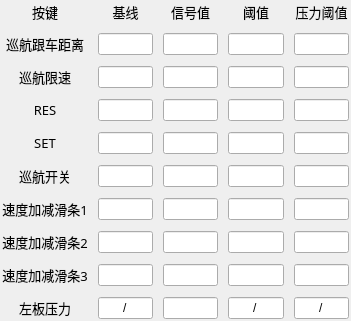
     <widget class="QWidget" name="gridLayoutWidget_3">
      <property name="geometry">
       <rect>
        <x>20</x>
        <y>220</y>
        <width>351</width>
        <height>302</height>
       </rect>
      </property>
      <layout class="QGridLayout" name="gridLayout_4" rowstretch="1,0,0,0,0,0,0,0,0,0" columnstretch="1,0,0,0,0">
       <property name="leftMargin">
        <number>2</number>
       </property>
       <property name="topMargin">
        <number>2</number>
       </property>
       <property name="rightMargin">
        <number>2</number>
       </property>
       <property name="bottomMargin">
        <number>2</number>
       </property>
       <property name="horizontalSpacing">
        <number>10</number>
       </property>
       <property name="verticalSpacing">
        <number>11</number>
       </property>
       <item row="3" column="1">
        <widget class="QLineEdit" name="lineEdit_91">
         <property name="maximumSize">
          <size>
           <width>60</width>
           <height>16777215</height>
          </size>
         </property>
         <property name="alignment">
          <set>Qt::AlignCenter</set>
         </property>
         <property name="readOnly">
          <bool>true</bool>
         </property>
        </widget>
       </item>
       <item row="5" column="2">
        <widget class="QLineEdit" name="lineEdit_86">
         <property name="maximumSize">
          <size>
           <width>60</width>
           <height>16777215</height>
          </size>
         </property>
         <property name="alignment">
          <set>Qt::AlignCenter</set>
         </property>
         <property name="readOnly">
          <bool>true</bool>
         </property>
        </widget>
       </item>
       <item row="7" column="3">
        <widget class="QLineEdit" name="lineEdit_108">
         <property name="maximumSize">
          <size>
           <width>60</width>
           <height>16777215</height>
          </size>
         </property>
         <property name="inputMask">
          <string>00000</string>
         </property>
         <property name="alignment">
          <set>Qt::AlignCenter</set>
         </property>
        </widget>
       </item>
       <item row="4" column="2">
        <widget class="QLineEdit" name="lineEdit_92">
         <property name="maximumSize">
          <size>
           <width>60</width>
           <height>16777215</height>
          </size>
         </property>
         <property name="alignment">
          <set>Qt::AlignCenter</set>
         </property>
         <property name="readOnly">
          <bool>true</bool>
         </property>
        </widget>
       </item>
       <item row="9" column="2">
        <widget class="QLineEdit" name="lineEdit_99">
         <property name="maximumSize">
          <size>
           <width>60</width>
           <height>16777215</height>
          </size>
         </property>
         <property name="alignment">
          <set>Qt::AlignCenter</set>
         </property>
         <property name="readOnly">
          <bool>true</bool>
         </property>
        </widget>
       </item>
       <item row="3" column="0">
        <widget class="QLabel" name="label_56">
         <property name="font">
          <font>
           <family>微软雅黑</family>
           <pointsize>10</pointsize>
          </font>
         </property>
         <property name="text">
          <string>RES</string>
         </property>
         <property name="alignment">
          <set>Qt::AlignCenter</set>
         </property>
        </widget>
       </item>
       <item row="8" column="0">
        <widget class="QLabel" name="label_53">
         <property name="font">
          <font>
           <family>微软雅黑</family>
           <pointsize>10</pointsize>
          </font>
         </property>
         <property name="text">
          <string>速度加减滑条3</string>
         </property>
         <property name="alignment">
          <set>Qt::AlignCenter</set>
         </property>
        </widget>
       </item>
       <item row="0" column="3">
        <widget class="QLabel" name="label_60">
         <property name="font">
          <font>
           <family>微软雅黑</family>
           <pointsize>10</pointsize>
          </font>
         </property>
         <property name="text">
          <string>阈值</string>
         </property>
         <property name="alignment">
          <set>Qt::AlignCenter</set>
         </property>
        </widget>
       </item>
       <item row="8" column="2">
        <widget class="QLineEdit" name="lineEdit_82">
         <property name="maximumSize">
          <size>
           <width>60</width>
           <height>16777215</height>
          </size>
         </property>
         <property name="alignment">
          <set>Qt::AlignCenter</set>
         </property>
         <property name="readOnly">
          <bool>true</bool>
         </property>
        </widget>
       </item>
       <item row="1" column="0">
        <widget class="QLabel" name="label_49">
         <property name="font">
          <font>
           <family>微软雅黑</family>
           <pointsize>10</pointsize>
          </font>
         </property>
         <property name="text">
          <string>巡航跟车距离</string>
         </property>
         <property name="alignment">
          <set>Qt::AlignCenter</set>
         </property>
        </widget>
       </item>
       <item row="6" column="2">
        <widget class="QLineEdit" name="lineEdit_90">
         <property name="maximumSize">
          <size>
           <width>60</width>
           <height>16777215</height>
          </size>
         </property>
         <property name="alignment">
          <set>Qt::AlignCenter</set>
         </property>
         <property name="readOnly">
          <bool>true</bool>
         </property>
        </widget>
       </item>
       <item row="0" column="0">
        <widget class="QLabel" name="label_48">
         <property name="font">
          <font>
           <family>微软雅黑</family>
           <pointsize>10</pointsize>
          </font>
         </property>
         <property name="text">
          <string>按键</string>
         </property>
         <property name="alignment">
          <set>Qt::AlignCenter</set>
         </property>
        </widget>
       </item>
       <item row="8" column="3">
        <widget class="QLineEdit" name="lineEdit_102">
         <property name="maximumSize">
          <size>
           <width>60</width>
           <height>16777215</height>
          </size>
         </property>
         <property name="inputMask">
          <string>00000</string>
         </property>
         <property name="alignment">
          <set>Qt::AlignCenter</set>
         </property>
        </widget>
       </item>
       <item row="2" column="1">
        <widget class="QLineEdit" name="lineEdit_95">
         <property name="maximumSize">
          <size>
           <width>60</width>
           <height>16777215</height>
          </size>
         </property>
         <property name="alignment">
          <set>Qt::AlignCenter</set>
         </property>
         <property name="readOnly">
          <bool>true</bool>
         </property>
        </widget>
       </item>
       <item row="4" column="3">
        <widget class="QLineEdit" name="lineEdit_101">
         <property name="maximumSize">
          <size>
           <width>60</width>
           <height>16777215</height>
          </size>
         </property>
         <property name="inputMask">
          <string>00000</string>
         </property>
         <property name="alignment">
          <set>Qt::AlignCenter</set>
         </property>
        </widget>
       </item>
       <item row="7" column="2">
        <widget class="QLineEdit" name="lineEdit_89">
         <property name="maximumSize">
          <size>
           <width>60</width>
           <height>16777215</height>
          </size>
         </property>
         <property name="alignment">
          <set>Qt::AlignCenter</set>
         </property>
         <property name="readOnly">
          <bool>true</bool>
         </property>
        </widget>
       </item>
       <item row="2" column="3">
        <widget class="QLineEdit" name="lineEdit_103">
         <property name="maximumSize">
          <size>
           <width>60</width>
           <height>16777215</height>
          </size>
         </property>
         <property name="inputMask">
          <string>00000</string>
         </property>
         <property name="alignment">
          <set>Qt::AlignCenter</set>
         </property>
        </widget>
       </item>
       <item row="2" column="0">
        <widget class="QLabel" name="label_50">
         <property name="font">
          <font>
           <family>微软雅黑</family>
           <pointsize>10</pointsize>
          </font>
         </property>
         <property name="text">
          <string>巡航限速</string>
         </property>
         <property name="alignment">
          <set>Qt::AlignCenter</set>
         </property>
        </widget>
       </item>
       <item row="2" column="2">
        <widget class="QLineEdit" name="lineEdit_94">
         <property name="maximumSize">
          <size>
           <width>60</width>
           <height>16777215</height>
          </size>
         </property>
         <property name="alignment">
          <set>Qt::AlignCenter</set>
         </property>
         <property name="readOnly">
          <bool>true</bool>
         </property>
        </widget>
       </item>
       <item row="0" column="1">
        <widget class="QLabel" name="label_58">
         <property name="font">
          <font>
           <family>微软雅黑</family>
           <pointsize>10</pointsize>
          </font>
         </property>
         <property name="text">
          <string>基线</string>
         </property>
         <property name="alignment">
          <set>Qt::AlignCenter</set>
         </property>
        </widget>
       </item>
       <item row="5" column="1">
        <widget class="QLineEdit" name="lineEdit_93">
         <property name="maximumSize">
          <size>
           <width>60</width>
           <height>16777215</height>
          </size>
         </property>
         <property name="alignment">
          <set>Qt::AlignCenter</set>
         </property>
         <property name="readOnly">
          <bool>true</bool>
         </property>
        </widget>
       </item>
       <item row="9" column="3">
        <widget class="QLineEdit" name="lineEdit_100">
         <property name="maximumSize">
          <size>
           <width>60</width>
           <height>16777215</height>
          </size>
         </property>
         <property name="inputMask">
          <string/>
         </property>
         <property name="text">
          <string>/</string>
         </property>
         <property name="alignment">
          <set>Qt::AlignCenter</set>
         </property>
         <property name="readOnly">
          <bool>true</bool>
         </property>
        </widget>
       </item>
       <item row="7" column="1">
        <widget class="QLineEdit" name="lineEdit_88">
         <property name="maximumSize">
          <size>
           <width>60</width>
           <height>16777215</height>
          </size>
         </property>
         <property name="alignment">
          <set>Qt::AlignCenter</set>
         </property>
         <property name="readOnly">
          <bool>true</bool>
         </property>
        </widget>
       </item>
       <item row="6" column="3">
        <widget class="QLineEdit" name="lineEdit_104">
         <property name="maximumSize">
          <size>
           <width>60</width>
           <height>16777215</height>
          </size>
         </property>
         <property name="inputMask">
          <string>00000</string>
         </property>
         <property name="alignment">
          <set>Qt::AlignCenter</set>
         </property>
        </widget>
       </item>
       <item row="0" column="2">
        <widget class="QLabel" name="label_59">
         <property name="font">
          <font>
           <family>微软雅黑</family>
           <pointsize>10</pointsize>
          </font>
         </property>
         <property name="text">
          <string>信号值</string>
         </property>
         <property name="alignment">
          <set>Qt::AlignCenter</set>
         </property>
        </widget>
       </item>
       <item row="4" column="0">
        <widget class="QLabel" name="label_57">
         <property name="font">
          <font>
           <family>微软雅黑</family>
           <pointsize>10</pointsize>
          </font>
         </property>
         <property name="text">
          <string>SET</string>
         </property>
         <property name="alignment">
          <set>Qt::AlignCenter</set>
         </property>
        </widget>
       </item>
       <item row="1" column="1">
        <widget class="QLineEdit" name="lineEdit_98">
         <property name="maximumSize">
          <size>
           <width>60</width>
           <height>16777215</height>
          </size>
         </property>
         <property name="alignment">
          <set>Qt::AlignCenter</set>
         </property>
         <property name="readOnly">
          <bool>true</bool>
         </property>
        </widget>
       </item>
       <item row="1" column="3">
        <widget class="QLineEdit" name="lineEdit_106">
         <property name="maximumSize">
          <size>
           <width>60</width>
           <height>16777215</height>
          </size>
         </property>
         <property name="inputMask">
          <string>00000</string>
         </property>
         <property name="alignment">
          <set>Qt::AlignCenter</set>
         </property>
        </widget>
       </item>
       <item row="5" column="3">
        <widget class="QLineEdit" name="lineEdit_105">
         <property name="maximumSize">
          <size>
           <width>60</width>
           <height>16777215</height>
          </size>
         </property>
         <property name="inputMask">
          <string>00000</string>
         </property>
         <property name="alignment">
          <set>Qt::AlignCenter</set>
         </property>
        </widget>
       </item>
       <item row="1" column="2">
        <widget class="QLineEdit" name="lineEdit_84">
         <property name="maximumSize">
          <size>
           <width>60</width>
           <height>16777215</height>
          </size>
         </property>
         <property name="alignment">
          <set>Qt::AlignCenter</set>
         </property>
         <property name="readOnly">
          <bool>true</bool>
         </property>
        </widget>
       </item>
       <item row="3" column="2">
        <widget class="QLineEdit" name="lineEdit_85">
         <property name="maximumSize">
          <size>
           <width>60</width>
           <height>16777215</height>
          </size>
         </property>
         <property name="alignment">
          <set>Qt::AlignCenter</set>
         </property>
         <property name="readOnly">
          <bool>true</bool>
         </property>
        </widget>
       </item>
       <item row="6" column="0">
        <widget class="QLabel" name="label_55">
         <property name="font">
          <font>
           <family>微软雅黑</family>
           <pointsize>10</pointsize>
          </font>
         </property>
         <property name="text">
          <string>速度加减滑条1</string>
         </property>
         <property name="alignment">
          <set>Qt::AlignCenter</set>
         </property>
        </widget>
       </item>
       <item row="6" column="1">
        <widget class="QLineEdit" name="lineEdit_87">
         <property name="maximumSize">
          <size>
           <width>60</width>
           <height>16777215</height>
          </size>
         </property>
         <property name="alignment">
          <set>Qt::AlignCenter</set>
         </property>
         <property name="readOnly">
          <bool>true</bool>
         </property>
        </widget>
       </item>
       <item row="3" column="3">
        <widget class="QLineEdit" name="lineEdit_107">
         <property name="maximumSize">
          <size>
           <width>60</width>
           <height>16777215</height>
          </size>
         </property>
         <property name="inputMask">
          <string>00000</string>
         </property>
         <property name="alignment">
          <set>Qt::AlignCenter</set>
         </property>
        </widget>
       </item>
       <item row="8" column="1">
        <widget class="QLineEdit" name="lineEdit_97">
         <property name="maximumSize">
          <size>
           <width>60</width>
           <height>16777215</height>
          </size>
         </property>
         <property name="alignment">
          <set>Qt::AlignCenter</set>
         </property>
         <property name="readOnly">
          <bool>true</bool>
         </property>
        </widget>
       </item>
       <item row="5" column="0">
        <widget class="QLabel" name="label_51">
         <property name="font">
          <font>
           <family>微软雅黑</family>
           <pointsize>10</pointsize>
          </font>
         </property>
         <property name="text">
          <string>巡航开关</string>
         </property>
         <property name="alignment">
          <set>Qt::AlignCenter</set>
         </property>
        </widget>
       </item>
       <item row="9" column="1">
        <widget class="QLineEdit" name="lineEdit_83">
         <property name="maximumSize">
          <size>
           <width>60</width>
           <height>16777215</height>
          </size>
         </property>
         <property name="text">
          <string>/</string>
         </property>
         <property name="alignment">
          <set>Qt::AlignCenter</set>
         </property>
         <property name="readOnly">
          <bool>true</bool>
         </property>
        </widget>
       </item>
       <item row="4" column="1">
        <widget class="QLineEdit" name="lineEdit_96">
         <property name="maximumSize">
          <size>
           <width>60</width>
           <height>16777215</height>
          </size>
         </property>
         <property name="alignment">
          <set>Qt::AlignCenter</set>
         </property>
         <property name="readOnly">
          <bool>true</bool>
         </property>
        </widget>
       </item>
       <item row="9" column="0">
        <widget class="QLabel" name="label_52">
         <property name="font">
          <font>
           <family>微软雅黑</family>
           <pointsize>10</pointsize>
          </font>
         </property>
         <property name="text">
          <string>左板压力</string>
         </property>
         <property name="alignment">
          <set>Qt::AlignCenter</set>
         </property>
        </widget>
       </item>
       <item row="7" column="0">
        <widget class="QLabel" name="label_54">
         <property name="font">
          <font>
           <family>微软雅黑</family>
           <pointsize>10</pointsize>
          </font>
         </property>
         <property name="text">
          <string>速度加减滑条2</string>
         </property>
         <property name="alignment">
          <set>Qt::AlignCenter</set>
         </property>
        </widget>
       </item>
       <item row="0" column="4">
        <widget class="QLabel" name="label_61">
         <property name="font">
          <font>
           <family>微软雅黑</family>
           <pointsize>10</pointsize>
          </font>
         </property>
         <property name="text">
          <string>压力阈值</string>
         </property>
         <property name="alignment">
          <set>Qt::AlignCenter</set>
         </property>
        </widget>
       </item>
       <item row="1" column="4">
        <widget class="QLineEdit" name="lineEdit_109">
         <property name="maximumSize">
          <size>
           <width>60</width>
           <height>16777215</height>
          </size>
         </property>
         <property name="inputMask">
          <string>00000</string>
         </property>
         <property name="alignment">
          <set>Qt::AlignCenter</set>
         </property>
        </widget>
       </item>
       <item row="2" column="4">
        <widget class="QLineEdit" name="lineEdit_110">
         <property name="maximumSize">
          <size>
           <width>60</width>
           <height>16777215</height>
          </size>
         </property>
         <property name="inputMask">
          <string>00000</string>
         </property>
         <property name="alignment">
          <set>Qt::AlignCenter</set>
         </property>
        </widget>
       </item>
       <item row="3" column="4">
        <widget class="QLineEdit" name="lineEdit_111">
         <property name="maximumSize">
          <size>
           <width>60</width>
           <height>16777215</height>
          </size>
         </property>
         <property name="inputMask">
          <string>00000</string>
         </property>
         <property name="alignment">
          <set>Qt::AlignCenter</set>
         </property>
        </widget>
       </item>
       <item row="4" column="4">
        <widget class="QLineEdit" name="lineEdit_112">
         <property name="maximumSize">
          <size>
           <width>60</width>
           <height>16777215</height>
          </size>
         </property>
         <property name="inputMask">
          <string>00000</string>
         </property>
         <property name="alignment">
          <set>Qt::AlignCenter</set>
         </property>
        </widget>
       </item>
       <item row="5" column="4">
        <widget class="QLineEdit" name="lineEdit_113">
         <property name="maximumSize">
          <size>
           <width>60</width>
           <height>16777215</height>
          </size>
         </property>
         <property name="inputMask">
          <string>00000</string>
         </property>
         <property name="alignment">
          <set>Qt::AlignCenter</set>
         </property>
        </widget>
       </item>
       <item row="6" column="4">
        <widget class="QLineEdit" name="lineEdit_114">
         <property name="maximumSize">
          <size>
           <width>60</width>
           <height>16777215</height>
          </size>
         </property>
         <property name="inputMask">
          <string>00000</string>
         </property>
         <property name="alignment">
          <set>Qt::AlignCenter</set>
         </property>
        </widget>
       </item>
       <item row="7" column="4">
        <widget class="QLineEdit" name="lineEdit_115">
         <property name="maximumSize">
          <size>
           <width>60</width>
           <height>16777215</height>
          </size>
         </property>
         <property name="inputMask">
          <string>00000</string>
         </property>
         <property name="alignment">
          <set>Qt::AlignCenter</set>
         </property>
        </widget>
       </item>
       <item row="8" column="4">
        <widget class="QLineEdit" name="lineEdit_116">
         <property name="maximumSize">
          <size>
           <width>60</width>
           <height>16777215</height>
          </size>
         </property>
         <property name="inputMask">
          <string>00000</string>
         </property>
         <property name="alignment">
          <set>Qt::AlignCenter</set>
         </property>
        </widget>
       </item>
       <item row="9" column="4">
        <widget class="QLineEdit" name="lineEdit_117">
         <property name="maximumSize">
          <size>
           <width>60</width>
           <height>16777215</height>
          </size>
         </property>
         <property name="inputMask">
          <string/>
         </property>
         <property name="text">
          <string>/</string>
         </property>
         <property name="alignment">
          <set>Qt::AlignCenter</set>
         </property>
         <property name="readOnly">
          <bool>true</bool>
         </property>
        </widget>
       </item>
      </layout>
     </widget>
